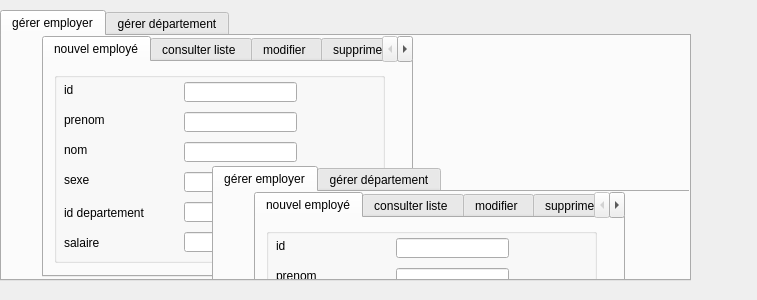
<?xml version="1.0" encoding="UTF-8"?>
<ui version="4.0">
 <class>Dialog</class>
 <widget class="QDialog" name="Dialog">
  <property name="geometry">
   <rect>
    <x>0</x>
    <y>0</y>
    <width>757</width>
    <height>300</height>
   </rect>
  </property>
  <property name="windowTitle">
   <string>Dialog</string>
  </property>
  <property name="accessibleName">
   <string>gerer employer</string>
  </property>
  <property name="accessibleDescription">
   <string>gerer employer</string>
  </property>
  <property name="windowFilePath">
   <string/>
  </property>
  <widget class="QTabWidget" name="tabWidget">
   <property name="geometry">
    <rect>
     <x>0</x>
     <y>10</y>
     <width>691</width>
     <height>271</height>
    </rect>
   </property>
   <property name="currentIndex">
    <number>0</number>
   </property>
   <widget class="QWidget" name="tab_5">
    <attribute name="title">
     <string>gérer employer</string>
    </attribute>
    <widget class="QTabWidget" name="crud_etudiant">
     <property name="geometry">
      <rect>
       <x>40</x>
       <y>0</y>
       <width>371</width>
       <height>241</height>
      </rect>
     </property>
     <property name="currentIndex">
      <number>0</number>
     </property>
     <widget class="QWidget" name="tab">
      <attribute name="title">
       <string>nouvel employé</string>
      </attribute>
      <widget class="QLabel" name="label">
       <property name="geometry">
        <rect>
         <x>20</x>
         <y>20</y>
         <width>61</width>
         <height>16</height>
        </rect>
       </property>
       <property name="text">
        <string>id</string>
       </property>
      </widget>
      <widget class="QLabel" name="label_2">
       <property name="geometry">
        <rect>
         <x>20</x>
         <y>50</y>
         <width>61</width>
         <height>16</height>
        </rect>
       </property>
       <property name="text">
        <string>prenom</string>
       </property>
      </widget>
      <widget class="QLabel" name="label_3">
       <property name="geometry">
        <rect>
         <x>20</x>
         <y>80</y>
         <width>61</width>
         <height>16</height>
        </rect>
       </property>
       <property name="text">
        <string>nom</string>
       </property>
      </widget>
      <widget class="QLabel" name="label_4">
       <property name="geometry">
        <rect>
         <x>20</x>
         <y>110</y>
         <width>61</width>
         <height>16</height>
        </rect>
       </property>
       <property name="text">
        <string>sexe</string>
       </property>
      </widget>
      <widget class="QLabel" name="label_5">
       <property name="geometry">
        <rect>
         <x>20</x>
         <y>140</y>
         <width>91</width>
         <height>21</height>
        </rect>
       </property>
       <property name="text">
        <string>id departement</string>
       </property>
      </widget>
      <widget class="QLabel" name="label_6">
       <property name="geometry">
        <rect>
         <x>20</x>
         <y>170</y>
         <width>91</width>
         <height>21</height>
        </rect>
       </property>
       <property name="text">
        <string>salaire</string>
       </property>
      </widget>
      <widget class="QGroupBox" name="groupBox">
       <property name="geometry">
        <rect>
         <x>10</x>
         <y>10</y>
         <width>331</width>
         <height>191</height>
        </rect>
       </property>
       <property name="title">
        <string/>
       </property>
       <widget class="QPushButton" name="pb_ajouter">
        <property name="geometry">
         <rect>
          <x>250</x>
          <y>160</y>
          <width>75</width>
          <height>23</height>
         </rect>
        </property>
        <property name="text">
         <string>ajouter</string>
        </property>
       </widget>
       <widget class="QLineEdit" name="lineEdit">
        <property name="geometry">
         <rect>
          <x>130</x>
          <y>10</y>
          <width>113</width>
          <height>20</height>
         </rect>
        </property>
       </widget>
       <widget class="QLineEdit" name="lineEdit_2">
        <property name="geometry">
         <rect>
          <x>130</x>
          <y>40</y>
          <width>113</width>
          <height>20</height>
         </rect>
        </property>
       </widget>
       <widget class="QLineEdit" name="lineEdit_3">
        <property name="geometry">
         <rect>
          <x>130</x>
          <y>70</y>
          <width>113</width>
          <height>20</height>
         </rect>
        </property>
       </widget>
       <widget class="QLineEdit" name="lineEdit_4">
        <property name="geometry">
         <rect>
          <x>130</x>
          <y>100</y>
          <width>113</width>
          <height>20</height>
         </rect>
        </property>
       </widget>
       <widget class="QLineEdit" name="lineEdit_5">
        <property name="geometry">
         <rect>
          <x>130</x>
          <y>130</y>
          <width>113</width>
          <height>20</height>
         </rect>
        </property>
       </widget>
       <widget class="QLineEdit" name="lineEdit_6">
        <property name="geometry">
         <rect>
          <x>130</x>
          <y>160</y>
          <width>113</width>
          <height>20</height>
         </rect>
        </property>
       </widget>
      </widget>
      <zorder>groupBox</zorder>
      <zorder>label</zorder>
      <zorder>label_2</zorder>
      <zorder>label_3</zorder>
      <zorder>label_4</zorder>
      <zorder>label_5</zorder>
      <zorder>label_6</zorder>
     </widget>
     <widget class="QWidget" name="tab_3">
      <attribute name="title">
       <string>consulter liste </string>
      </attribute>
      <widget class="QScrollArea" name="scrollArea">
       <property name="geometry">
        <rect>
         <x>20</x>
         <y>10</y>
         <width>321</width>
         <height>191</height>
        </rect>
       </property>
       <property name="widgetResizable">
        <bool>true</bool>
       </property>
       <widget class="QWidget" name="scrollAreaWidgetContents">
        <property name="geometry">
         <rect>
          <x>0</x>
          <y>0</y>
          <width>319</width>
          <height>189</height>
         </rect>
        </property>
       </widget>
      </widget>
     </widget>
     <widget class="QWidget" name="tab_4">
      <attribute name="title">
       <string>modifier </string>
      </attribute>
      <widget class="QGroupBox" name="groupBox_2">
       <property name="geometry">
        <rect>
         <x>10</x>
         <y>10</y>
         <width>341</width>
         <height>191</height>
        </rect>
       </property>
       <property name="title">
        <string/>
       </property>
       <widget class="QLineEdit" name="lineEdit_7">
        <property name="geometry">
         <rect>
          <x>90</x>
          <y>80</y>
          <width>113</width>
          <height>20</height>
         </rect>
        </property>
       </widget>
       <widget class="QLabel" name="label_7">
        <property name="geometry">
         <rect>
          <x>70</x>
          <y>80</y>
          <width>61</width>
          <height>21</height>
         </rect>
        </property>
        <property name="text">
         <string>id</string>
        </property>
       </widget>
       <widget class="QPushButton" name="pushButton_2">
        <property name="geometry">
         <rect>
          <x>220</x>
          <y>140</y>
          <width>75</width>
          <height>23</height>
         </rect>
        </property>
        <property name="text">
         <string>continuer</string>
        </property>
       </widget>
      </widget>
     </widget>
     <widget class="QWidget" name="tab_2">
      <attribute name="title">
       <string>supprimer employé</string>
      </attribute>
      <widget class="QGroupBox" name="groupBox_3">
       <property name="geometry">
        <rect>
         <x>10</x>
         <y>10</y>
         <width>341</width>
         <height>191</height>
        </rect>
       </property>
       <property name="title">
        <string/>
       </property>
       <widget class="QLineEdit" name="lineEdit_8">
        <property name="geometry">
         <rect>
          <x>90</x>
          <y>80</y>
          <width>113</width>
          <height>20</height>
         </rect>
        </property>
       </widget>
       <widget class="QLabel" name="label_8">
        <property name="geometry">
         <rect>
          <x>70</x>
          <y>80</y>
          <width>61</width>
          <height>21</height>
         </rect>
        </property>
        <property name="text">
         <string>id</string>
        </property>
       </widget>
       <widget class="QPushButton" name="pushButton_3">
        <property name="geometry">
         <rect>
          <x>220</x>
          <y>140</y>
          <width>75</width>
          <height>23</height>
         </rect>
        </property>
        <property name="text">
         <string>supprimer</string>
        </property>
       </widget>
      </widget>
     </widget>
    </widget>
    <widget class="QTabWidget" name="tabWidget_2">
     <property name="geometry">
      <rect>
       <x>210</x>
       <y>130</y>
       <width>691</width>
       <height>271</height>
      </rect>
     </property>
     <property name="currentIndex">
      <number>0</number>
     </property>
     <widget class="QWidget" name="tab_11">
      <attribute name="title">
       <string>gérer employer</string>
      </attribute>
      <widget class="QTabWidget" name="crud_etudiant_3">
       <property name="geometry">
        <rect>
         <x>40</x>
         <y>0</y>
         <width>371</width>
         <height>241</height>
        </rect>
       </property>
       <property name="currentIndex">
        <number>0</number>
       </property>
       <widget class="QWidget" name="tab_12">
        <attribute name="title">
         <string>nouvel employé</string>
        </attribute>
        <widget class="QLabel" name="label_15">
         <property name="geometry">
          <rect>
           <x>20</x>
           <y>20</y>
           <width>61</width>
           <height>16</height>
          </rect>
         </property>
         <property name="text">
          <string>id</string>
         </property>
        </widget>
        <widget class="QLabel" name="label_16">
         <property name="geometry">
          <rect>
           <x>20</x>
           <y>50</y>
           <width>61</width>
           <height>16</height>
          </rect>
         </property>
         <property name="text">
          <string>prenom</string>
         </property>
        </widget>
        <widget class="QLabel" name="label_17">
         <property name="geometry">
          <rect>
           <x>20</x>
           <y>80</y>
           <width>61</width>
           <height>16</height>
          </rect>
         </property>
         <property name="text">
          <string>nom</string>
         </property>
        </widget>
        <widget class="QLabel" name="label_18">
         <property name="geometry">
          <rect>
           <x>20</x>
           <y>110</y>
           <width>61</width>
           <height>16</height>
          </rect>
         </property>
         <property name="text">
          <string>sexe</string>
         </property>
        </widget>
        <widget class="QLabel" name="label_19">
         <property name="geometry">
          <rect>
           <x>20</x>
           <y>140</y>
           <width>91</width>
           <height>21</height>
          </rect>
         </property>
         <property name="text">
          <string>id departement</string>
         </property>
        </widget>
        <widget class="QLabel" name="label_20">
         <property name="geometry">
          <rect>
           <x>20</x>
           <y>170</y>
           <width>91</width>
           <height>21</height>
          </rect>
         </property>
         <property name="text">
          <string>salaire</string>
         </property>
        </widget>
        <widget class="QGroupBox" name="groupBox_7">
         <property name="geometry">
          <rect>
           <x>10</x>
           <y>10</y>
           <width>331</width>
           <height>191</height>
          </rect>
         </property>
         <property name="title">
          <string/>
         </property>
         <widget class="QPushButton" name="pb_ajouter_2">
          <property name="geometry">
           <rect>
            <x>250</x>
            <y>160</y>
            <width>75</width>
            <height>23</height>
           </rect>
          </property>
          <property name="text">
           <string>ajouter</string>
          </property>
         </widget>
         <widget class="QLineEdit" name="lineEdit_15">
          <property name="geometry">
           <rect>
            <x>130</x>
            <y>10</y>
            <width>113</width>
            <height>20</height>
           </rect>
          </property>
         </widget>
         <widget class="QLineEdit" name="lineEdit_16">
          <property name="geometry">
           <rect>
            <x>130</x>
            <y>40</y>
            <width>113</width>
            <height>20</height>
           </rect>
          </property>
         </widget>
         <widget class="QLineEdit" name="lineEdit_17">
          <property name="geometry">
           <rect>
            <x>130</x>
            <y>70</y>
            <width>113</width>
            <height>20</height>
           </rect>
          </property>
         </widget>
         <widget class="QLineEdit" name="lineEdit_18">
          <property name="geometry">
           <rect>
            <x>130</x>
            <y>100</y>
            <width>113</width>
            <height>20</height>
           </rect>
          </property>
         </widget>
         <widget class="QLineEdit" name="lineEdit_19">
          <property name="geometry">
           <rect>
            <x>130</x>
            <y>130</y>
            <width>113</width>
            <height>20</height>
           </rect>
          </property>
         </widget>
         <widget class="QLineEdit" name="lineEdit_20">
          <property name="geometry">
           <rect>
            <x>130</x>
            <y>160</y>
            <width>113</width>
            <height>20</height>
           </rect>
          </property>
         </widget>
        </widget>
       </widget>
       <widget class="QWidget" name="tab_13">
        <attribute name="title">
         <string>consulter liste </string>
        </attribute>
        <widget class="QScrollArea" name="scrollArea_3">
         <property name="geometry">
          <rect>
           <x>20</x>
           <y>10</y>
           <width>321</width>
           <height>191</height>
          </rect>
         </property>
         <property name="widgetResizable">
          <bool>true</bool>
         </property>
         <widget class="QWidget" name="scrollAreaWidgetContents_3">
          <property name="geometry">
           <rect>
            <x>0</x>
            <y>0</y>
            <width>319</width>
            <height>189</height>
           </rect>
          </property>
         </widget>
        </widget>
       </widget>
       <widget class="QWidget" name="tab_14">
        <attribute name="title">
         <string>modifier </string>
        </attribute>
        <widget class="QGroupBox" name="groupBox_8">
         <property name="geometry">
          <rect>
           <x>10</x>
           <y>10</y>
           <width>341</width>
           <height>191</height>
          </rect>
         </property>
         <property name="title">
          <string/>
         </property>
         <widget class="QLineEdit" name="lineEdit_21">
          <property name="geometry">
           <rect>
            <x>90</x>
            <y>80</y>
            <width>113</width>
            <height>20</height>
           </rect>
          </property>
         </widget>
         <widget class="QLabel" name="label_21">
          <property name="geometry">
           <rect>
            <x>70</x>
            <y>80</y>
            <width>61</width>
            <height>21</height>
           </rect>
          </property>
          <property name="text">
           <string>id</string>
          </property>
         </widget>
         <widget class="QPushButton" name="pushButton_7">
          <property name="geometry">
           <rect>
            <x>220</x>
            <y>140</y>
            <width>75</width>
            <height>23</height>
           </rect>
          </property>
          <property name="text">
           <string>continuer</string>
          </property>
         </widget>
        </widget>
       </widget>
       <widget class="QWidget" name="tab_15">
        <attribute name="title">
         <string>supprimer employé</string>
        </attribute>
        <widget class="QGroupBox" name="groupBox_9">
         <property name="geometry">
          <rect>
           <x>10</x>
           <y>10</y>
           <width>341</width>
           <height>191</height>
          </rect>
         </property>
         <property name="title">
          <string/>
         </property>
         <widget class="QLineEdit" name="lineEdit_22">
          <property name="geometry">
           <rect>
            <x>90</x>
            <y>80</y>
            <width>113</width>
            <height>20</height>
           </rect>
          </property>
         </widget>
         <widget class="QLabel" name="label_22">
          <property name="geometry">
           <rect>
            <x>70</x>
            <y>80</y>
            <width>61</width>
            <height>21</height>
           </rect>
          </property>
          <property name="text">
           <string>id</string>
          </property>
         </widget>
         <widget class="QPushButton" name="pushButton_8">
          <property name="geometry">
           <rect>
            <x>220</x>
            <y>140</y>
            <width>75</width>
            <height>23</height>
           </rect>
          </property>
          <property name="text">
           <string>supprimer</string>
          </property>
         </widget>
        </widget>
       </widget>
      </widget>
     </widget>
     <widget class="QWidget" name="tab_16">
      <attribute name="title">
       <string>gérer département</string>
      </attribute>
      <widget class="QTabWidget" name="crud_etudiant_4">
       <property name="geometry">
        <rect>
         <x>40</x>
         <y>0</y>
         <width>371</width>
         <height>241</height>
        </rect>
       </property>
       <property name="currentIndex">
        <number>3</number>
       </property>
       <widget class="QWidget" name="tab_17">
        <attribute name="title">
         <string>nouveau depp</string>
        </attribute>
        <widget class="QLabel" name="label_23">
         <property name="geometry">
          <rect>
           <x>20</x>
           <y>20</y>
           <width>61</width>
           <height>16</height>
          </rect>
         </property>
         <property name="text">
          <string>id</string>
         </property>
        </widget>
        <widget class="QLabel" name="label_24">
         <property name="geometry">
          <rect>
           <x>20</x>
           <y>50</y>
           <width>61</width>
           <height>16</height>
          </rect>
         </property>
         <property name="text">
          <string>nom</string>
         </property>
        </widget>
        <widget class="QLabel" name="label_25">
         <property name="geometry">
          <rect>
           <x>20</x>
           <y>80</y>
           <width>61</width>
           <height>16</height>
          </rect>
         </property>
         <property name="text">
          <string>spécialité</string>
         </property>
        </widget>
        <widget class="QLabel" name="label_26">
         <property name="geometry">
          <rect>
           <x>20</x>
           <y>110</y>
           <width>61</width>
           <height>16</height>
          </rect>
         </property>
         <property name="text">
          <string>localisation</string>
         </property>
        </widget>
        <widget class="QGroupBox" name="groupBox_10">
         <property name="geometry">
          <rect>
           <x>10</x>
           <y>10</y>
           <width>331</width>
           <height>191</height>
          </rect>
         </property>
         <property name="title">
          <string/>
         </property>
         <widget class="QPushButton" name="pushButton_9">
          <property name="geometry">
           <rect>
            <x>250</x>
            <y>160</y>
            <width>75</width>
            <height>23</height>
           </rect>
          </property>
          <property name="text">
           <string>ajouter</string>
          </property>
         </widget>
         <widget class="QLineEdit" name="lineEdit_23">
          <property name="geometry">
           <rect>
            <x>130</x>
            <y>10</y>
            <width>113</width>
            <height>20</height>
           </rect>
          </property>
         </widget>
         <widget class="QLineEdit" name="lineEdit_24">
          <property name="geometry">
           <rect>
            <x>130</x>
            <y>40</y>
            <width>113</width>
            <height>20</height>
           </rect>
          </property>
         </widget>
         <widget class="QLineEdit" name="lineEdit_25">
          <property name="geometry">
           <rect>
            <x>130</x>
            <y>70</y>
            <width>113</width>
            <height>20</height>
           </rect>
          </property>
         </widget>
         <widget class="QLineEdit" name="lineEdit_26">
          <property name="geometry">
           <rect>
            <x>130</x>
            <y>100</y>
            <width>113</width>
            <height>20</height>
           </rect>
          </property>
         </widget>
        </widget>
       </widget>
       <widget class="QWidget" name="tab_18">
        <attribute name="title">
         <string>consulter liste </string>
        </attribute>
        <widget class="QScrollArea" name="scrollArea_4">
         <property name="geometry">
          <rect>
           <x>20</x>
           <y>10</y>
           <width>321</width>
           <height>191</height>
          </rect>
         </property>
         <property name="widgetResizable">
          <bool>true</bool>
         </property>
         <widget class="QWidget" name="scrollAreaWidgetContents_4">
          <property name="geometry">
           <rect>
            <x>0</x>
            <y>0</y>
            <width>319</width>
            <height>189</height>
           </rect>
          </property>
         </widget>
        </widget>
       </widget>
       <widget class="QWidget" name="tab_19">
        <attribute name="title">
         <string>modifier </string>
        </attribute>
        <widget class="QGroupBox" name="groupBox_11">
         <property name="geometry">
          <rect>
           <x>10</x>
           <y>10</y>
           <width>341</width>
           <height>191</height>
          </rect>
         </property>
         <property name="title">
          <string/>
         </property>
         <widget class="QLineEdit" name="lineEdit_27">
          <property name="geometry">
           <rect>
            <x>90</x>
            <y>80</y>
            <width>113</width>
            <height>20</height>
           </rect>
          </property>
         </widget>
         <widget class="QLabel" name="label_27">
          <property name="geometry">
           <rect>
            <x>70</x>
            <y>80</y>
            <width>61</width>
            <height>21</height>
           </rect>
          </property>
          <property name="text">
           <string>id</string>
          </property>
         </widget>
         <widget class="QPushButton" name="pushButton_10">
          <property name="geometry">
           <rect>
            <x>220</x>
            <y>140</y>
            <width>75</width>
            <height>23</height>
           </rect>
          </property>
          <property name="text">
           <string>continuer</string>
          </property>
         </widget>
        </widget>
       </widget>
       <widget class="QWidget" name="tab_20">
        <attribute name="title">
         <string>supprimer depp</string>
        </attribute>
        <widget class="QGroupBox" name="groupBox_12">
         <property name="geometry">
          <rect>
           <x>10</x>
           <y>10</y>
           <width>341</width>
           <height>191</height>
          </rect>
         </property>
         <property name="title">
          <string/>
         </property>
         <widget class="QLineEdit" name="lineEdit_28">
          <property name="geometry">
           <rect>
            <x>90</x>
            <y>80</y>
            <width>113</width>
            <height>20</height>
           </rect>
          </property>
         </widget>
         <widget class="QLabel" name="label_28">
          <property name="geometry">
           <rect>
            <x>70</x>
            <y>80</y>
            <width>61</width>
            <height>21</height>
           </rect>
          </property>
          <property name="text">
           <string>id</string>
          </property>
         </widget>
         <widget class="QPushButton" name="pushButton_11">
          <property name="geometry">
           <rect>
            <x>220</x>
            <y>140</y>
            <width>75</width>
            <height>23</height>
           </rect>
          </property>
          <property name="text">
           <string>supprimer</string>
          </property>
         </widget>
        </widget>
       </widget>
      </widget>
     </widget>
    </widget>
   </widget>
   <widget class="QWidget" name="tab_6">
    <attribute name="title">
     <string>gérer département</string>
    </attribute>
    <widget class="QTabWidget" name="crud_etudiant_2">
     <property name="geometry">
      <rect>
       <x>40</x>
       <y>0</y>
       <width>371</width>
       <height>241</height>
      </rect>
     </property>
     <property name="currentIndex">
      <number>3</number>
     </property>
     <widget class="QWidget" name="tab_7">
      <attribute name="title">
       <string>nouveau depp</string>
      </attribute>
      <widget class="QLabel" name="label_9">
       <property name="geometry">
        <rect>
         <x>20</x>
         <y>20</y>
         <width>61</width>
         <height>16</height>
        </rect>
       </property>
       <property name="text">
        <string>id</string>
       </property>
      </widget>
      <widget class="QLabel" name="label_10">
       <property name="geometry">
        <rect>
         <x>20</x>
         <y>50</y>
         <width>61</width>
         <height>16</height>
        </rect>
       </property>
       <property name="text">
        <string>nom</string>
       </property>
      </widget>
      <widget class="QLabel" name="label_11">
       <property name="geometry">
        <rect>
         <x>20</x>
         <y>80</y>
         <width>61</width>
         <height>16</height>
        </rect>
       </property>
       <property name="text">
        <string>spécialité</string>
       </property>
      </widget>
      <widget class="QLabel" name="label_12">
       <property name="geometry">
        <rect>
         <x>20</x>
         <y>110</y>
         <width>61</width>
         <height>16</height>
        </rect>
       </property>
       <property name="text">
        <string>localisation</string>
       </property>
      </widget>
      <widget class="QGroupBox" name="groupBox_4">
       <property name="geometry">
        <rect>
         <x>10</x>
         <y>10</y>
         <width>331</width>
         <height>191</height>
        </rect>
       </property>
       <property name="title">
        <string/>
       </property>
       <widget class="QPushButton" name="pushButton_4">
        <property name="geometry">
         <rect>
          <x>250</x>
          <y>160</y>
          <width>75</width>
          <height>23</height>
         </rect>
        </property>
        <property name="text">
         <string>ajouter</string>
        </property>
       </widget>
       <widget class="QLineEdit" name="lineEdit_9">
        <property name="geometry">
         <rect>
          <x>130</x>
          <y>10</y>
          <width>113</width>
          <height>20</height>
         </rect>
        </property>
       </widget>
       <widget class="QLineEdit" name="lineEdit_10">
        <property name="geometry">
         <rect>
          <x>130</x>
          <y>40</y>
          <width>113</width>
          <height>20</height>
         </rect>
        </property>
       </widget>
       <widget class="QLineEdit" name="lineEdit_11">
        <property name="geometry">
         <rect>
          <x>130</x>
          <y>70</y>
          <width>113</width>
          <height>20</height>
         </rect>
        </property>
       </widget>
       <widget class="QLineEdit" name="lineEdit_12">
        <property name="geometry">
         <rect>
          <x>130</x>
          <y>100</y>
          <width>113</width>
          <height>20</height>
         </rect>
        </property>
       </widget>
      </widget>
     </widget>
     <widget class="QWidget" name="tab_8">
      <attribute name="title">
       <string>consulter liste </string>
      </attribute>
      <widget class="QScrollArea" name="scrollArea_2">
       <property name="geometry">
        <rect>
         <x>20</x>
         <y>10</y>
         <width>321</width>
         <height>191</height>
        </rect>
       </property>
       <property name="widgetResizable">
        <bool>true</bool>
       </property>
       <widget class="QWidget" name="scrollAreaWidgetContents_2">
        <property name="geometry">
         <rect>
          <x>0</x>
          <y>0</y>
          <width>319</width>
          <height>189</height>
         </rect>
        </property>
       </widget>
      </widget>
     </widget>
     <widget class="QWidget" name="tab_9">
      <attribute name="title">
       <string>modifier </string>
      </attribute>
      <widget class="QGroupBox" name="groupBox_5">
       <property name="geometry">
        <rect>
         <x>10</x>
         <y>10</y>
         <width>341</width>
         <height>191</height>
        </rect>
       </property>
       <property name="title">
        <string/>
       </property>
       <widget class="QLineEdit" name="lineEdit_13">
        <property name="geometry">
         <rect>
          <x>90</x>
          <y>80</y>
          <width>113</width>
          <height>20</height>
         </rect>
        </property>
       </widget>
       <widget class="QLabel" name="label_13">
        <property name="geometry">
         <rect>
          <x>70</x>
          <y>80</y>
          <width>61</width>
          <height>21</height>
         </rect>
        </property>
        <property name="text">
         <string>id</string>
        </property>
       </widget>
       <widget class="QPushButton" name="pushButton_5">
        <property name="geometry">
         <rect>
          <x>220</x>
          <y>140</y>
          <width>75</width>
          <height>23</height>
         </rect>
        </property>
        <property name="text">
         <string>continuer</string>
        </property>
       </widget>
      </widget>
     </widget>
     <widget class="QWidget" name="tab_10">
      <attribute name="title">
       <string>supprimer depp</string>
      </attribute>
      <widget class="QGroupBox" name="groupBox_6">
       <property name="geometry">
        <rect>
         <x>10</x>
         <y>10</y>
         <width>341</width>
         <height>191</height>
        </rect>
       </property>
       <property name="title">
        <string/>
       </property>
       <widget class="QLineEdit" name="lineEdit_14">
        <property name="geometry">
         <rect>
          <x>90</x>
          <y>80</y>
          <width>113</width>
          <height>20</height>
         </rect>
        </property>
       </widget>
       <widget class="QLabel" name="label_14">
        <property name="geometry">
         <rect>
          <x>70</x>
          <y>80</y>
          <width>61</width>
          <height>21</height>
         </rect>
        </property>
        <property name="text">
         <string>id</string>
        </property>
       </widget>
       <widget class="QPushButton" name="pushButton_6">
        <property name="geometry">
         <rect>
          <x>220</x>
          <y>140</y>
          <width>75</width>
          <height>23</height>
         </rect>
        </property>
        <property name="text">
         <string>supprimer</string>
        </property>
       </widget>
      </widget>
     </widget>
    </widget>
   </widget>
  </widget>
 </widget>
 <resources/>
 <connections/>
</ui>
